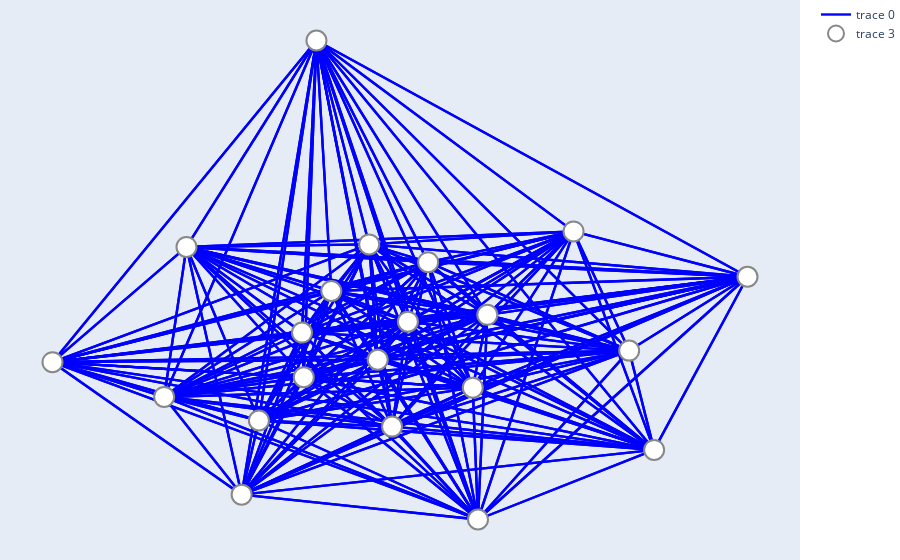

Write notebook code for a chart like this one.
### Code cell
G_unfiltered, trip_counts_unfiltered = define_graph(all_viajes)
edge_colors_unfiltered, edge_widths_unfiltered = set_art(G_unfiltered)
plotly_graph(G_unfiltered, positions, edge_colors_unfiltered, edge_widths_unfiltered)

### Figure 1 — Plotly figure (JSON) as saved in the notebook; plotly's stock layout.template omitted (floating-point values rounded to 4 significant figures; data arrays with more than 128 entries replaced by an {"elided": "..."} marker saying what was removed)
{"data": [{"hoverinfo": "none", "line": {"color": "blue", "width": 2.383}, "mode": "lines", "type": "scatter", "x": {"elided": "1323 float values"}, "y": {"elided": "1323 float values"}}, {"hoverinfo": "none", "line": {"color": "green", "width": 2.383}, "mode": "lines", "type": "scatter", "x": [], "y": []}, {"hoverinfo": "none", "line": {"color": "red", "width": 2.383}, "mode": "lines", "type": "scatter", "x": [], "y": []}, {"hoverinfo": "text", "marker": {"color": "white", "line": {"color": "#888", "width": 2}, "size": 20}, "mode": "markers", "text": ["Node 2807901", "Node 2807902", "Node 2807903", "Node 2807904", "Node 2807905", "Node 2807906", "Node 2807907", "Node 2807908", "Node 2807909", "Node 2807910", "Node 2807911", "Node 2807912", "Node 2807913", "Node 2807914", "Node 2807915", "Node 2807916", "Node 2807917", "Node 2807918", "Node 2807919", "Node 2807920", "Node 2807921"], "type": "scatter", "x": [-2134000.0, -2134000.0, -2132000.0, -2131000.0, -2131000.0, -2132000.0, -2133000.0, -2134000.0, -2138000.0, -2142000.0, -2138000.0, -2136000.0, -2132000.0, -2129000.0, -2129000.0, -2126000.0, -2136000.0, -2129000.0, -2124000.0, -2125000.0, -2121000.0], "y": [5820000.0, 5818000.0, 5819000.0, 5821000.0, 5824000.0, 5825000.0, 5822000.0, 5836000.0, 5825000.0, 5819000.0, 5817000.0, 5816000.0, 5815000.0, 5817000.0, 5821000.0, 5826000.0, 5812000.0, 5810000.0, 5814000.0, 5819000.0, 5823000.0]}], "layout": {"hovermode": "closest", "margin": {"b": 0, "l": 0, "r": 0, "t": 0}, "showlegend": true, "xaxis": {"showgrid": false, "showticklabels": false, "zeroline": false}, "yaxis": {"showgrid": false, "showticklabels": false, "zeroline": false}}}
